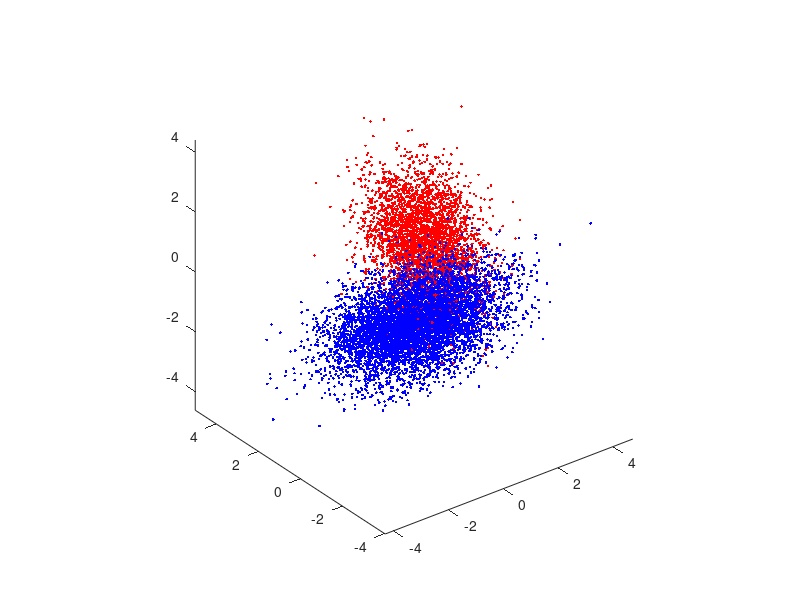

Write the MATLAB code that produced this figure. (Note: this script raises an error after producing the figure.)
%Code provided from the homework
clear all, close all,
N = 10000; p0 = 0.65; p1 = 0.35;
u = rand(1,N)>=p0; N0 = length(find(u==0)); N1 = length(find(u==1));
mu0 = [-1/2;-1/2;-1/2]; Sigma0 = [1,-0.5,0.3;-0.5,1,-0.5;0.3,-0.5,1];
r0 = mvnrnd(mu0, Sigma0, N0);
figure(1), plot3(r0(:,1),r0(:,2),r0(:,3),'.b'); axis equal, hold on,
mu1 = [1;1;1]; Sigma1 = [1,0.3,-0.2;0.3,1,0.3;-0.2,0.3,1];
r1 = mvnrnd(mu1, Sigma1, N1);
figure(1), plot3(r1(:,1),r1(:,2),r1(:,3),'.r'); axis equal, hold on,

n = 3;
% Transpose to columns
x1 = r0';
x2 = r1';
%Estimate mean vectors and covariance matrices from samples
mu0hat = mean(x1,2); S0hat = cov(x1'); mu1hat = mean(x2,2); S1hat = cov(x2');
labels = [zeros(1,N0),ones(1,N1)];

% Fisher LDA projection to get discriminant scores
Sb = (mu1hat-mu0hat)*(mu1hat-mu0hat)'; Sw = S0hat + S1hat;
[V,D] = eig(inv(Sw)*Sb); [~,ind] = sort(diag(D),'descend');
w = V(:,ind(1)); % Fisher LDA projection vector
y1 = w'*x1; y2 = w'*x2; if mean(y2)<=mean(y1), w = -w; y1 = -y1; y2 = -y2; end

% ROC curve for Fisher LDA
discriminantScoresLDA = [y1,y2];
[PfpLDA,PtpLDA,PerrorLDA,thresholdListLDA] = ROCcurve(discriminantScoresLDA,labels);
figure(2), clf,
plot(PfpLDA,PtpLDA,'b-','LineWidth',2); hold on,
xlabel('False Positive Rate','FontSize',12);
ylabel('True Positive Rate','FontSize',12);
title('ROC Curve for Fisher LDA Classifier','FontSize',14);
grid on, axis([0 1 0 1]);

% Find and mark the lowest error
[min_Perror, min_idx] = min(PerrorLDA);
Pfp_opt = PfpLDA(min_idx);
Ptp_opt = PtpLDA(min_idx);
tau_opt = thresholdListLDA(min_idx);

plot(Pfp_opt, Ptp_opt, 'gs', 'MarkerSize', 12, 'LineWidth', 2.5, ...
    'MarkerFaceColor', 'g', 'DisplayName', sprintf('Optimal (\\tau=%.2f)', tau_opt));
legend('show', 'Location', 'SouthEast', 'FontSize', 10);

text(Pfp_opt + 0.02, Ptp_opt - 0.05, ...
    sprintf('Optimal\nTP=%.4f\nFP=%.4f\nP(err)=%.4f', ...
    Ptp_opt, Pfp_opt, min_Perror), 'Color', 'g', ...
    'FontSize', 9, 'FontWeight', 'bold', 'BackgroundColor', 'white', ...
    'EdgeColor', 'green', 'LineWidth', 1);

function [Pfp,Ptp,Perror,thresholdList] = ROCcurve(discriminantScores,labels)
% Generate ROC curve by sweeping through threshold values
[sortedScores,ind] = sort(discriminantScores,'ascend');
thresholdList = [min(sortedScores)-eps,(sortedScores(1:end-1)+sortedScores(2:end))/2, max(sortedScores)+eps];
for i = 1:length(thresholdList)
    tau = thresholdList(i);
    decisions = (discriminantScores >= tau);
    Ptn(i) = length(find(decisions==0 & labels==0))/length(find(labels==0)); % True negative rate
    Pfp(i) = length(find(decisions==1 & labels==0))/length(find(labels==0)); % False positive rate
    Ptp(i) = length(find(decisions==1 & labels==1))/length(find(labels==1)); % True positive rate
    Perror(i) = sum(decisions~=labels)/length(labels); % Probability of error
end
end